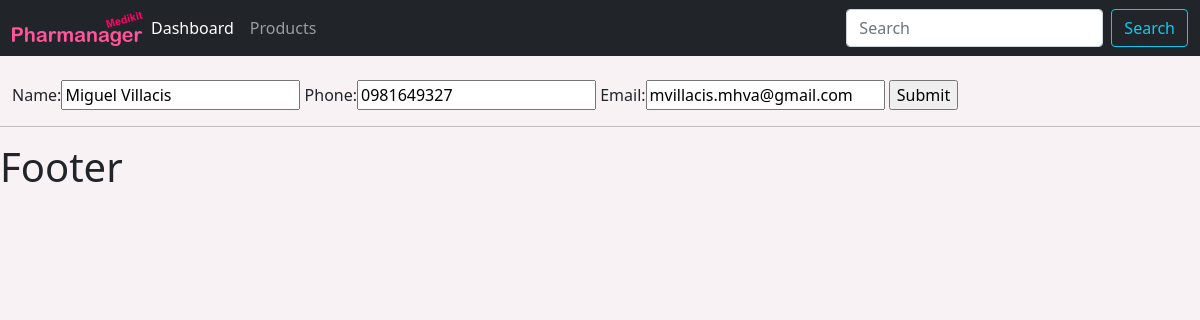
/update_customer/1/, run on the app's committed database.
### user_accounts/models.py (models this page shows, shortened)
class Customer(models.Model):
    name = models.CharField(max_length=200, null=True)
    phone = models.CharField(max_length=200, null=True)
    email = models.CharField(max_length=200, null=True)
    date_created = models.DateTimeField(auto_now_add=True)

### user_accounts/views.py (the view)
# urls.py: path('update_customer/<str:pk>/', views.updateCustomer, name="update_customer"),
def updateCustomer(request, pk):
    customer = Customer.objects.get(id=pk)
    form = CustomerForm(instance=customer)
    context = {'form': form}
    return render(request, 'user_accounts/customer_form.html', context)

### user_accounts/forms.py
class CustomerForm(ModelForm):
    class Meta:
        model = Customer
        fields = '__all__'

### user_accounts/templates/user_accounts/customer_form.html (shortened to what this page needs)
{% extends 'user_accounts/main.html'%}
{% load static %}
{% block content %}
    <form action="" method="post">
        {{form}}
        <input type="submit" value="Submit" name="submit">
    </form>
{% endblock%}

### static/css/main.css (style rules this page uses)
:root { --main-bg-color: rgb(248, 242, 245); --status-bg-color: #db4382; }
body { background-color: var(--main-bg-color); }

### data on the page
Customer: name "Miguel Villacis", phone "0981649327", email "mvillacis.mhva@gmail.com"
